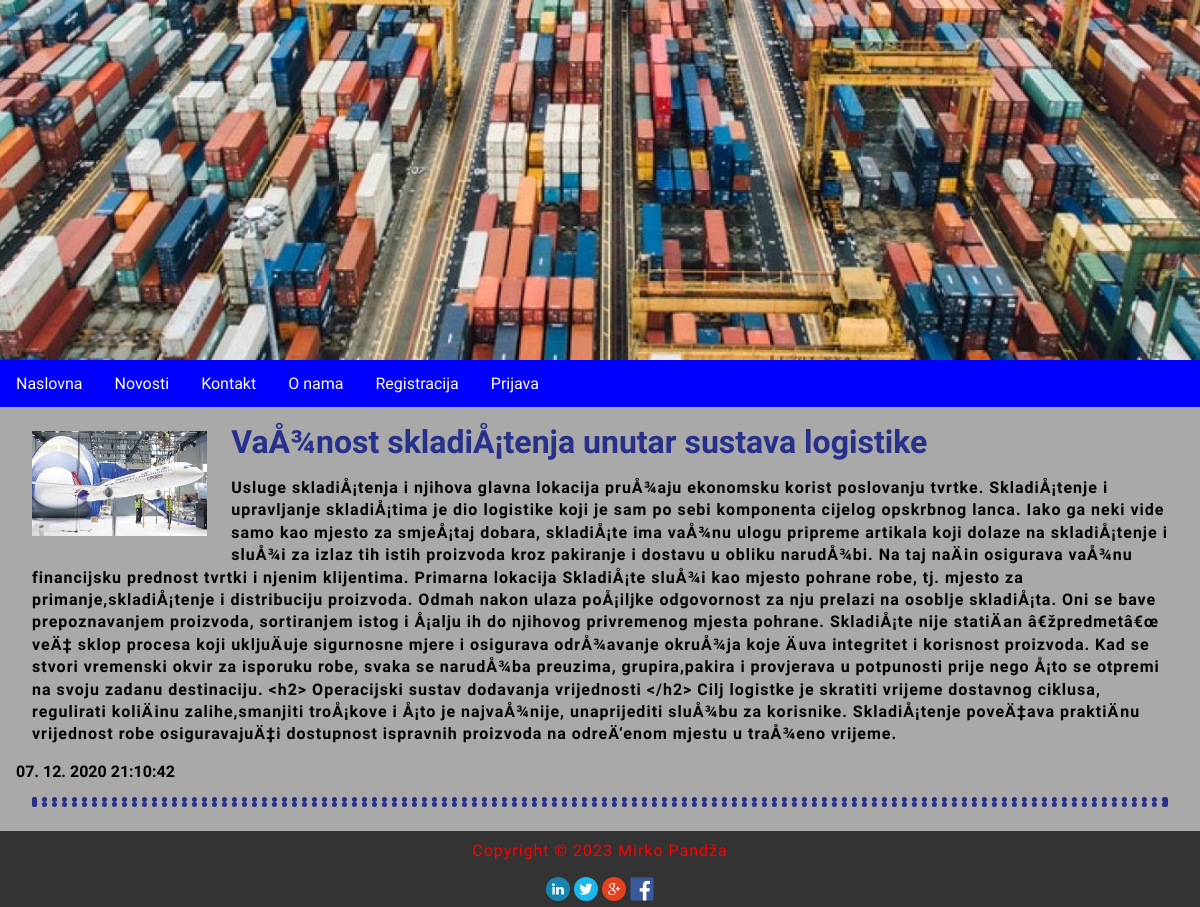
Screenshot of /index.php?menu=2&action=1 with the database file from the repository.
### tables this page shows
CREATE TABLE `news` (
  `id` int(11) NOT NULL,
  `title` varchar(255) NOT NULL,
  `description` text NOT NULL,
  `date` timestamp NOT NULL DEFAULT current_timestamp() ON UPDATE current_timestamp(),
  `picture` varchar(255) NOT NULL,
  `archive` enum('Y','N') NOT NULL
);

### functions.php (called while the page is built)
<?php
	function pickerDateToMysql($pickerDate){
		$date = DateTime::createFromFormat('Y-m-d H:i:s', $pickerDate);
		return $date->format('d. m. Y H:i:s');
	}
?>

### news.php (the view, shortened to what this page needs)
<?php
	if (isset($action) && $action != '') {
		$query  = "SELECT * FROM news";
		$query .= " WHERE id=" . $_GET['action'];
		$result = @mysqli_query($MySQL, $query);
		$row = @mysqli_fetch_array($result);
			print '
			<div class="novosti">
				<img src="news_image/' . $row['picture'] . '" alt="' . $row['title'] . '" title="' . $row['title'] . '">
				<h2>' . $row['title'] . '</h2>
				<p>'  . $row['description'] . '</p>
				<time datetime="' . $row['date'] . '">' . pickerDateToMysql($row['date']) . '</time>
				<hr>
			</div>';
	}
?>

### style.css (style rules this page uses)
body, html { font-family: 'Chakra Petch', sans-serif; margin: 0; font-size: 16px; background-color: darkgrey; }
h1,h2 { margin: 0.5em; font-size: 2em; }
h2 { font-size: 2em; color: #27318b; }
p { margin: 1em; line-height: 1.4em; letter-spacing: 1px; }
hr { margin: 1em; border: 5px dotted #27318b; clear: both; }
img { width: 100%; }
.novosti { font-weight: bold; margin: 0.8em 1em 1.5em 1em; }
.novosti img { width: 15%; float: left; padding: 0.5em; margin: 0 1em 0.5em 0.5em; }

### rows the page displays
news: picture (picture), title "VaÅ¾nost skladiÅ¡tenja unutar sustava logistike", description "Usluge skladiÅ¡tenja i njihova glavna lokacija pruÅ¾aju ekonomsku korist poslovanju tvrtke. SkladiÅ¡tenje i upravljanje skladiÅ¡tima je dio logistike koji je sam po sebi komponenta cijelog opskrbnog lanca. Iako ga neki vide samo kao mjesto za smjeÅ¡taj dobara, skladiÅ¡te ima vaÅ¾nu ulogu pripreme artikala koji dolaze na skladiÅ¡tenje i sluÅ¾i za izlaz tih istih proizvoda kroz pakiranje i dostavu u obliku narudÅ¾bi. Na taj naÄin osigurava vaÅ¾nu financijsku prednost tvrtki i njenim klijentima. Primarna lokacija SkladiÅ¡te sluÅ¾i kao mjesto pohrane robe, tj. mjesto za primanje,skladiÅ¡tenje i distribuciju proizvoda. Odmah nakon ulaza poÅ¡iljke odgovornost za nju prelazi na osoblje…", date "07. 12. 2020 21:10:42"
